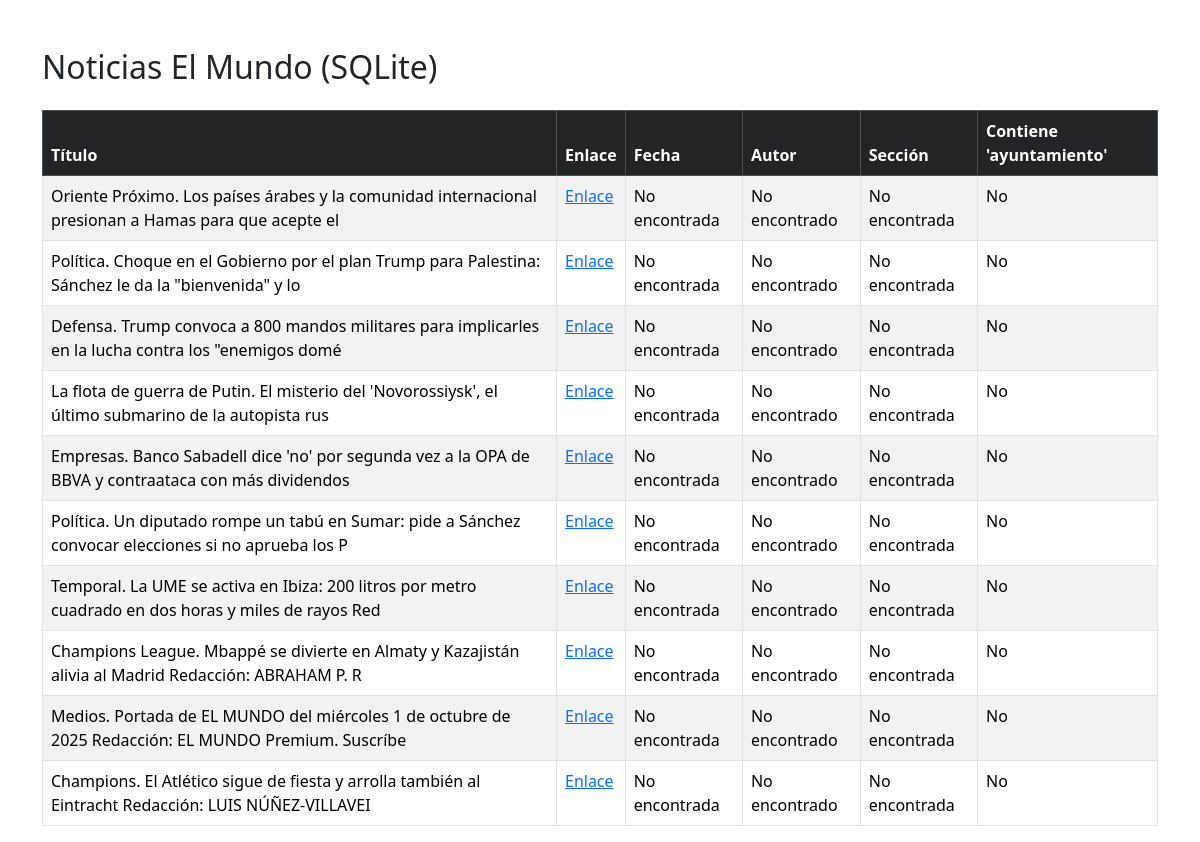
The page / on the database its author committed.
### tables this page shows
CREATE TABLE noticias (
            id INTEGER PRIMARY KEY AUTOINCREMENT,
            titulo TEXT,
            enlace TEXT,
            fecha TEXT,
            autor TEXT,
            seccion TEXT,
            contiene_ayuntamiento INTEGER
        );

### app.py (the view)
@app.route("/")
def mostrar_noticias():
    scrapear_y_guardar()
    conn = sqlite3.connect("noticias.db")
    cur = conn.cursor()
    cur.execute("SELECT titulo, enlace, fecha, autor, seccion, contiene_ayuntamiento FROM noticias")
    noticias = cur.fetchall()
    conn.close()
    return render_template('index.html', noticias=noticias)

### templates/index.html (shortened to what this page needs)
<!DOCTYPE html>
<html lang="en">
<head>
  <link href="https://cdn.jsdelivr.net/npm/bootstrap@5.3.2/dist/css/bootstrap.min.css" rel="stylesheet">
</head>
<body>
  <div class="container mt-5">
    <h2 class="mb-4">Noticias El Mundo (SQLite)</h2>
    <table class="table table-striped table-bordered">
        <thead class="table-dark">
            <tr>
                <th>Título</th>
                <th>Enlace</th>
                <th>Fecha</th>
                <th>Autor</th>
                <th>Sección</th>
                <th>Contiene 'ayuntamiento'</th>
            </tr>
        </thead>
        <tbody>
        {% for n in noticias %}
            <tr>
                <td>{{ n[0] }}</td>
                <td><a href="{{ n[1] }}" target="_blank">Enlace</a></td>
                <td>{{ n[2] }}</td>
                <td>{{ n[3] }}</td>
                <td>{{ n[4] }}</td>
                <td>{% if n[5] %}Sí{% else %}No{% endif %}</td>
            </tr>
        {% endfor %}
        </tbody>
    </table>
</div>
</body>
</html>

### rows shown on the page
noticias: titulo "Oriente Próximo. Los países árabes y la comunidad internacional presionan a Hamas para que acepte el", fecha "No encontrada", autor "No encontrado", seccion "No encontrada", contiene_ayuntamiento "No"
noticias: titulo "Política. Choque en el Gobierno por el plan Trump para Palestina: Sánchez le da la \"bienvenida\" y lo", fecha "No encontrada", autor "No encontrado", seccion "No encontrada", contiene_ayuntamiento "No"
noticias: titulo "Defensa. Trump convoca a 800 mandos militares para implicarles en la lucha contra los \"enemigos domé", fecha "No encontrada", autor "No encontrado", seccion "No encontrada", contiene_ayuntamiento "No"
noticias: titulo "La flota de guerra de Putin. El misterio del 'Novorossiysk', el último submarino de la autopista rus", fecha "No encontrada", autor "No encontrado", seccion "No encontrada", contiene_ayuntamiento "No"
noticias: titulo "Empresas. Banco Sabadell dice 'no' por segunda vez a la OPA de BBVA y contraataca con más dividendos", fecha "No encontrada", autor "No encontrado", seccion "No encontrada", contiene_ayuntamiento "No"
noticias: titulo "Política. Un diputado rompe un tabú en Sumar: pide a Sánchez convocar elecciones si no aprueba los P", fecha "No encontrada", autor "No encontrado", seccion "No encontrada", contiene_ayuntamiento "No"
noticias: titulo "Temporal. La UME se activa en Ibiza: 200 litros por metro cuadrado en dos horas y miles de rayos Red", fecha "No encontrada", autor "No encontrado", seccion "No encontrada", contiene_ayuntamiento "No"
noticias: titulo "Champions League. Mbappé se divierte en Almaty y Kazajistán alivia al Madrid Redacción: ABRAHAM P. R", fecha "No encontrada", autor "No encontrado", seccion "No encontrada", contiene_ayuntamiento "No"
noticias: titulo "Medios. Portada de EL MUNDO del miércoles 1 de octubre de 2025 Redacción: EL MUNDO Premium. Suscríbe", fecha "No encontrada", autor "No encontrado", seccion "No encontrada", contiene_ayuntamiento "No"
noticias: titulo "Champions. El Atlético sigue de fiesta y arrolla también al Eintracht Redacción: LUIS NÚÑEZ-VILLAVEI", fecha "No encontrada", autor "No encontrado", seccion "No encontrada", contiene_ayuntamiento "No"
